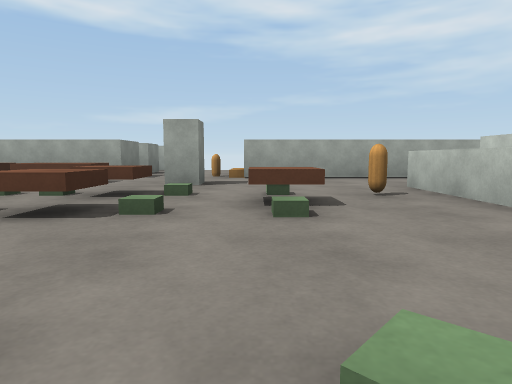
[1] (above)

14 first-person views from a walk through a Unity game level. The camera is 0.33 m above the floor, tilts 6° down and sees 75° across. The floor is counted in squares, 1 m on a side. Each view is taken from the middle of a square. On the plan, view 1 faces up. The plan holds only what a view shows up to about 9 squares ahead; the rest is blank. Surface patterns are stand-ins for the level's own textures.

[2]
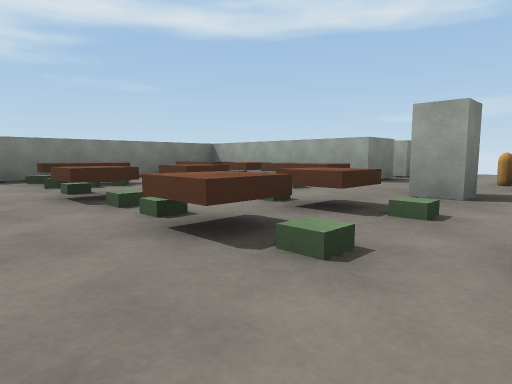

[3]
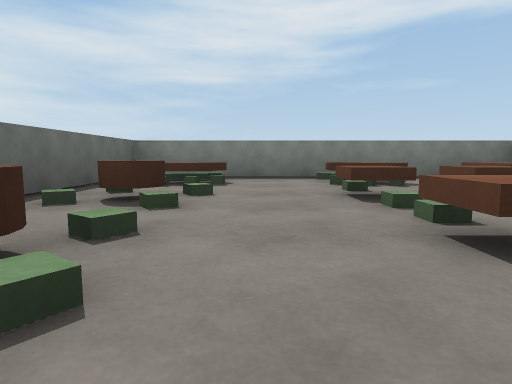

[4]
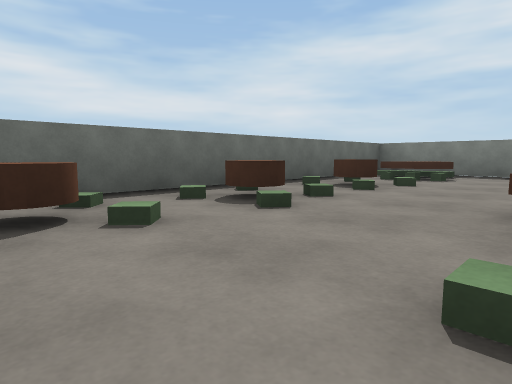

[5]
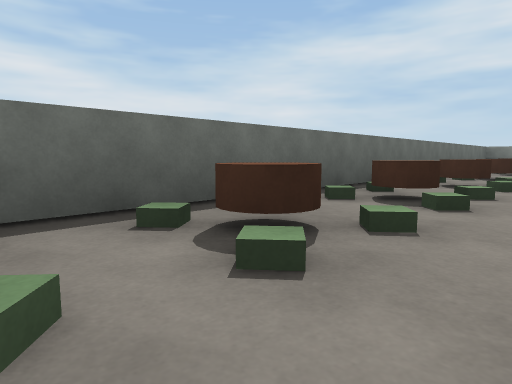

[6]
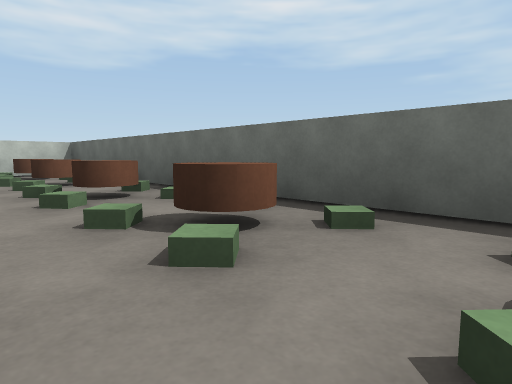

[7]
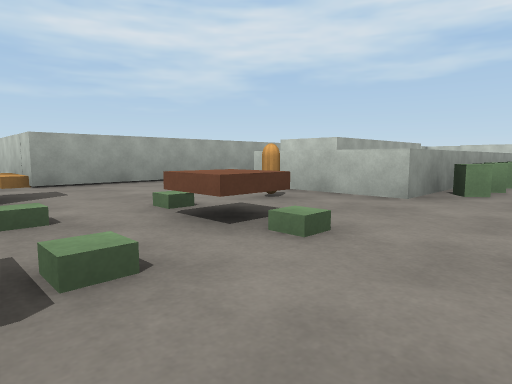

[8]
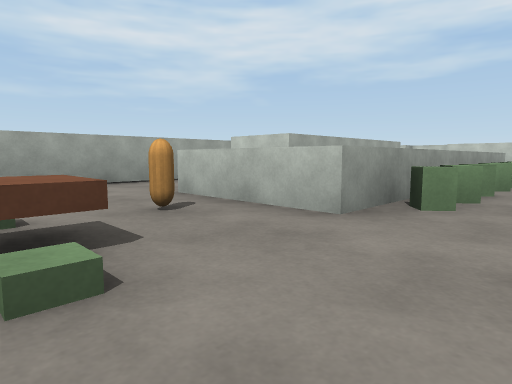

[9]
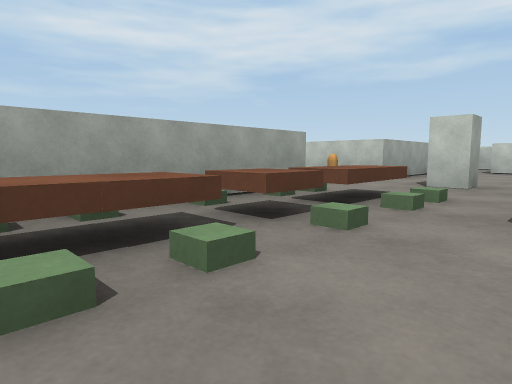

[10]
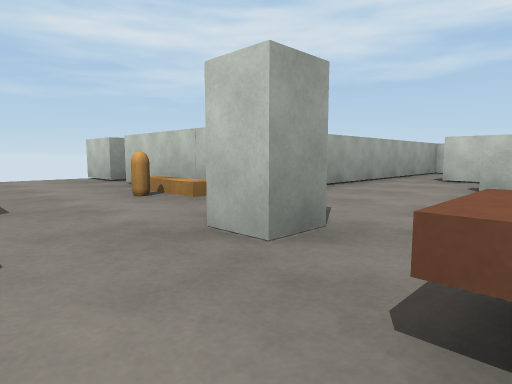

[11]
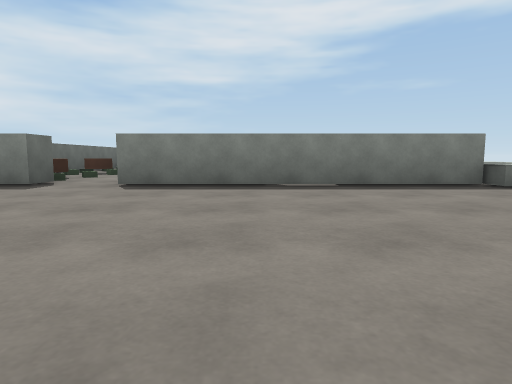

[12]
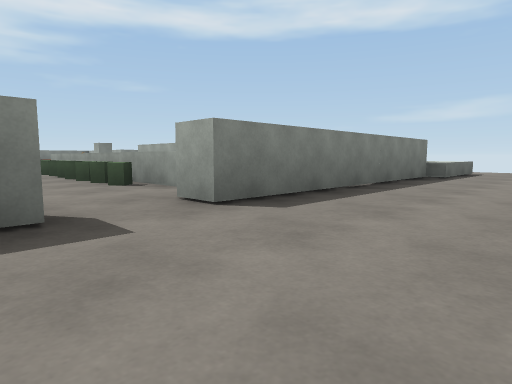

[13]
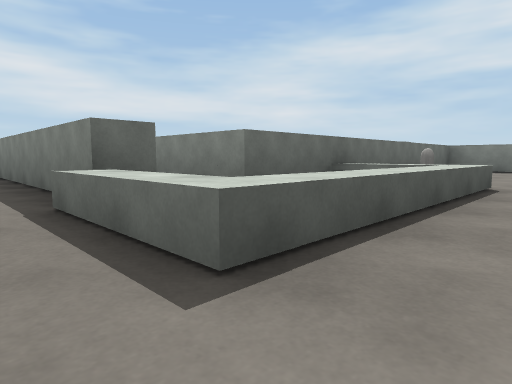

[14]
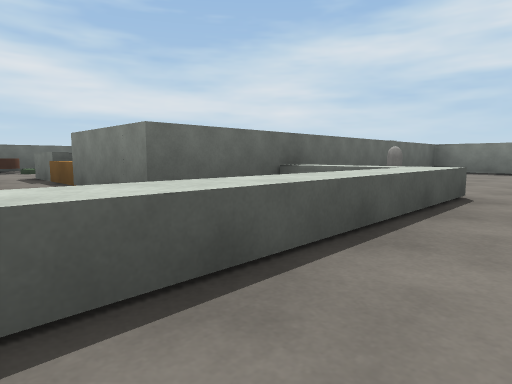

### Floor plan
Key: @ floor where view 1 was taken; # wall or solid block; . floor; / step, stairs or slope; ^ raised ledge; O other object.
Columns run from 6 left of view 1 to 12 right of it. Each row starts with its distance up from view 1.
  8     #.O    .....
  7     # O...O^^^^.
  6     ##O.   ^##^.
  5  ###########OO#..
  4 #^OOOO...### ##...
  3 #/OO.OOO^### ##....
  2 #/OO.OO.OOOOO##...
  1 #................
  0 #.OO.O@OO.OO.O#..
 -1 ###############

Where each view was taken, in squares from view 1:
view 1: 0 up, 0 right, facing up
view 2: 1 up, 0 right, facing up-left
view 3: 1 up, 0 right, facing left
view 4: 2 up, 1 right, facing down-left
view 5: 1 up, 5 right, facing down-left
view 6: 1 up, 1 right, facing down-right
view 7: 1 up, 1 left, facing up-right
view 8: 1 up, 0 right, facing up-right
view 9: 3 up, 5 left, facing up-right
view 10: 3 up, 2 left, facing up-right
view 11: 3 up, 12 right, facing left
view 12: 0 up, 10 right, facing up-left
view 13: 8 up, 9 right, facing down-left
view 14: 8 up, 8 right, facing down-left
